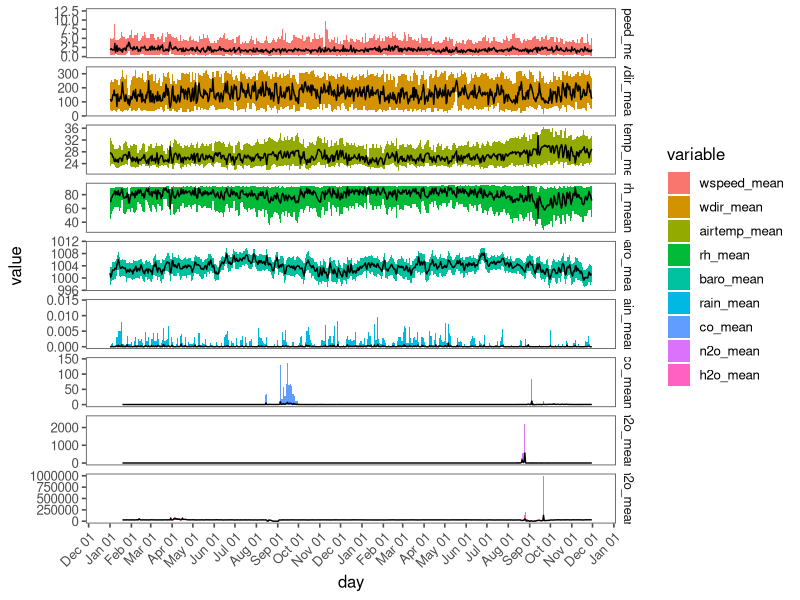
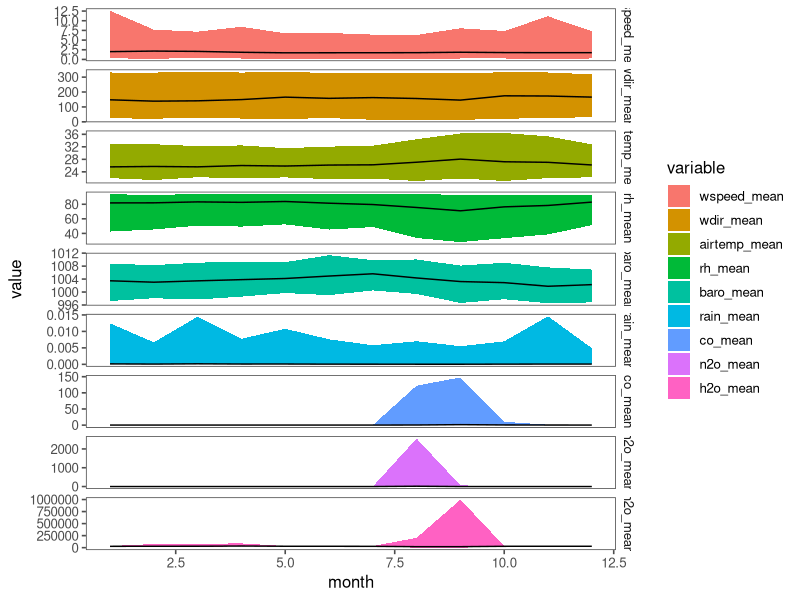
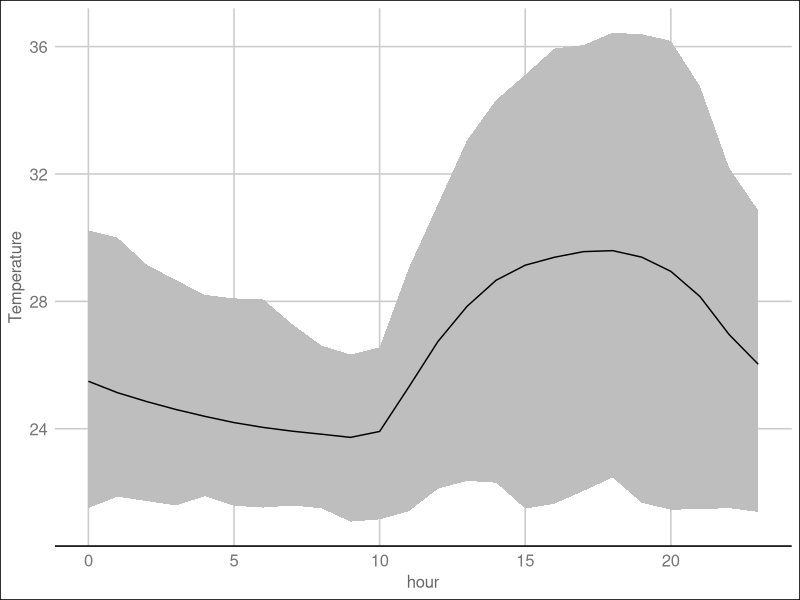
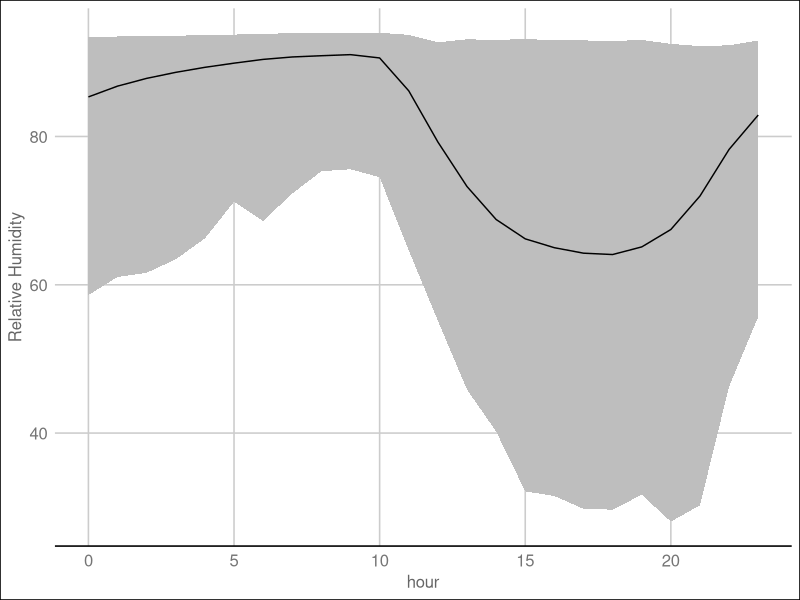
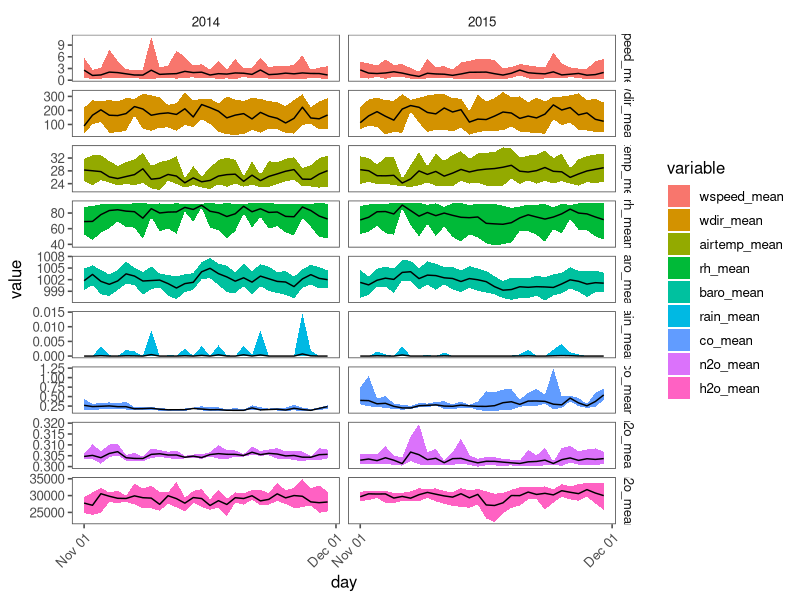
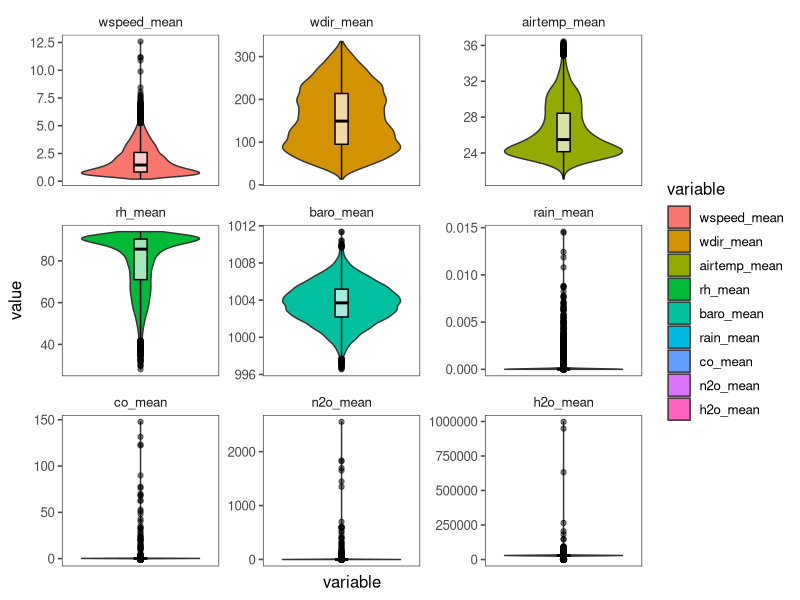
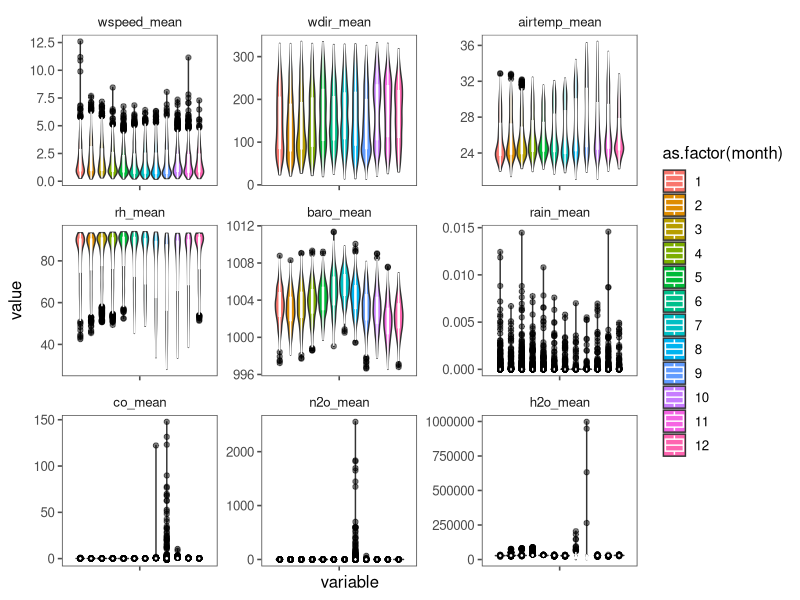

These charts were generated, in order, by the following R code: (Note: this script raises an error after producing the figures.)
library(data.table)
library(ggplot2)
library(ggthemes)

fulldata <- fread("../data/allvariables.tsv") # Fast read data.table
setnames(fulldata, tolower(colnames(fulldata))) # Lowercase column names

## Data Formatting ##
fulldata[, day_hour := as.POSIXct(strptime(paste(day, hour, sep=" "), "%Y-%m-%d %H"))] 
fulldata[, day := as.Date(day)]
fulldata[, month := as.numeric(format.Date(day, "%m"))]
fulldata[, year := as.numeric(format.Date(day, "%Y"))]

m.fulldata <- melt(fulldata[], id=c('day_hour', 'day', 'hour', 'month', 'year')) # Melts wide data.table
m.fulldata[, c("measured_var", "stats") := tstrsplit(variable, "_", fixed=T)]
m.fulldata[is.infinite(value), value := NA]


## Exploratory plots by day and month ##
granularity <- c('day', 'month')
sapply(granularity, function(gran){
	pdf(paste0(gran, '_summary.pdf'), h=10, w=10)
	g <- ggplot(m.fulldata[stats=='mean'], aes(get(gran), value, group=variable)) +
				stat_summary(fun.ymax=max, fun.ymin=min, geom='ribbon', aes(fill=variable)) +
				stat_summary(fun.y=mean, geom='line', color='black') + theme_few() +
				theme_few() + 
				facet_grid(variable~., scales="free") + xlab(gran) 
	if(gran == 'day'){
		g <- g + scale_x_date(date_breaks='1 month', date_labels = "%b %d") +
			     theme(axis.text.x=element_text(angle=45, hjust=1))
	}
	print(g)
	dev.off()
})
# November appears to be the month with less outliers and less NA values #

# Mean airtemp per hour
pdf('mean_airtemp.pdf')
g <- ggplot(m.fulldata[stats=="mean" & measured_var=="airtemp"], aes(hour, value, group=variable)) +
			stat_summary(fun.ymin=min, fun.ymax=max, geom='ribbon', fill='grey') +
			stat_summary(fun.y=mean, geom='line') + 
			ylab('Temperature') +
			theme_gdocs()
print(g)
dev.off()

# Mean rh per hour
pdf('mean_rh.pdf')
g <- ggplot(m.fulldata[stats=="mean" & measured_var=="rh"], aes(hour, value, group=variable)) +
			stat_summary(fun.ymin=min, fun.ymax=max, geom='ribbon', fill='grey') +
			stat_summary(fun.y=mean, geom='line') + 
			ylab('Relative Humidity') +
			theme_gdocs()
print(g)
dev.off()

# Time series plot all variables in november
sapply(granularity[1], function(gran){
	pdf(paste0(gran, '_nov_summary.pdf'), h=10, w=10)
	g <- ggplot(m.fulldata[stats=='mean' & month==11], aes(get(gran), value, group=variable)) +
				stat_summary(fun.ymax=max, fun.ymin=min, geom='ribbon', aes(fill=variable)) +
				stat_summary(fun.y=mean, geom='line', color='black') + theme_few() +
				theme_few() + 
				facet_grid(variable~year, scales="free") + xlab(gran) 
	if(gran == 'day'){
		g <- g + scale_x_date(date_breaks='1 month', date_labels = "%b %d") +
			     theme(axis.text.x=element_text(angle=45, hjust=1))
	}
	print(g)
	dev.off()
})


# Variables distribuition
pdf('outliers.pdf', w=10, h=10)
g <- ggplot(m.fulldata[stats=="mean"], aes(x=variable, y=value, fill=variable)) +
						geom_violin() + 
						geom_boxplot(width=0.1, alpha=0.65,
							  fill="white", colour="black", 
							  outlier.color='black', outlier.alpha=0.5) +
						facet_wrap(~variable, scales="free") + theme_few() +
						theme(axis.text.x=element_blank(), axis.ticks.x=element_blank())
print(g)
dev.off()

# You can filter m.fulldata for specific months
pdf('outliers_months.pdf', w=13, h=10)
g <- ggplot(m.fulldata[stats=="mean"], aes(x=variable, y=value, fill=as.factor(month))) +
						geom_violin(position=position_dodge(1)) + 
						geom_boxplot(width=0.1, alpha=0.65,
							  colour="white", aes(fill=as.factor(month)), 
							  outlier.color='black', outlier.alpha=0.5, position=position_dodge(1)) +
						#scale_fill_manual(values=c('steelblue3', 'springgreen2'), labels = c('Nov', 'Dec'), name='Months') +
						facet_wrap(~variable, scales="free") + theme_few() + theme(axis.text.x=element_blank())
print(g)
dev.off()

pdf('correlations.pdf', h=10, w=10)
g <- ggpairs(fulldata[, grep('mean', colnames(fulldata)), with=F],
		lower=list(continuous=wrap('points', size=0.4, alpha=0.3))) + 
		theme_few()
print(g)
dev.off()

# Aggregating values by day
daymean <- m.fulldata[stats=="mean", .(mean=mean(value)), by=c("measured_var", "day")][, mean]
fulldt_day <- m.fulldata[, .(max=max(value), min=min(value)), by=c('day', 'measured_var')][, mean := daymean]

# filtering date by month
#m.fulldata[format.Date(day, "%m") == "10"]
